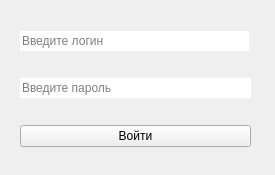
<?xml version="1.0" encoding="UTF-8"?>
<ui version="4.0">
 <class>Authorize_form</class>
 <widget class="QWidget" name="Authorize_form">
  <property name="geometry">
   <rect>
    <x>0</x>
    <y>0</y>
    <width>275</width>
    <height>175</height>
   </rect>
  </property>
  <property name="windowTitle">
   <string>Авторизация</string>
  </property>
  <widget class="QWidget" name="layoutWidget">
   <property name="geometry">
    <rect>
     <x>20</x>
     <y>10</y>
     <width>231</width>
     <height>161</height>
    </rect>
   </property>
   <layout class="QVBoxLayout">
    <item>
     <widget class="QLineEdit" name="lineEdit_login">
      <property name="maximumSize">
       <size>
        <width>229</width>
        <height>16777215</height>
       </size>
      </property>
      <property name="frame">
       <bool>false</bool>
      </property>
      <property name="placeholderText">
       <string>Введите логин</string>
      </property>
     </widget>
    </item>
    <item>
     <widget class="QLineEdit" name="lineEdit_password">
      <property name="frame">
       <bool>false</bool>
      </property>
      <property name="placeholderText">
       <string>Введите пароль</string>
      </property>
     </widget>
    </item>
    <item>
     <widget class="QPushButton" name="btn_enter">
      <property name="cursor">
       <cursorShape>PointingHandCursor</cursorShape>
      </property>
      <property name="text">
       <string>Войти</string>
      </property>
     </widget>
    </item>
   </layout>
  </widget>
 </widget>
 <resources/>
 <connections/>
</ui>
